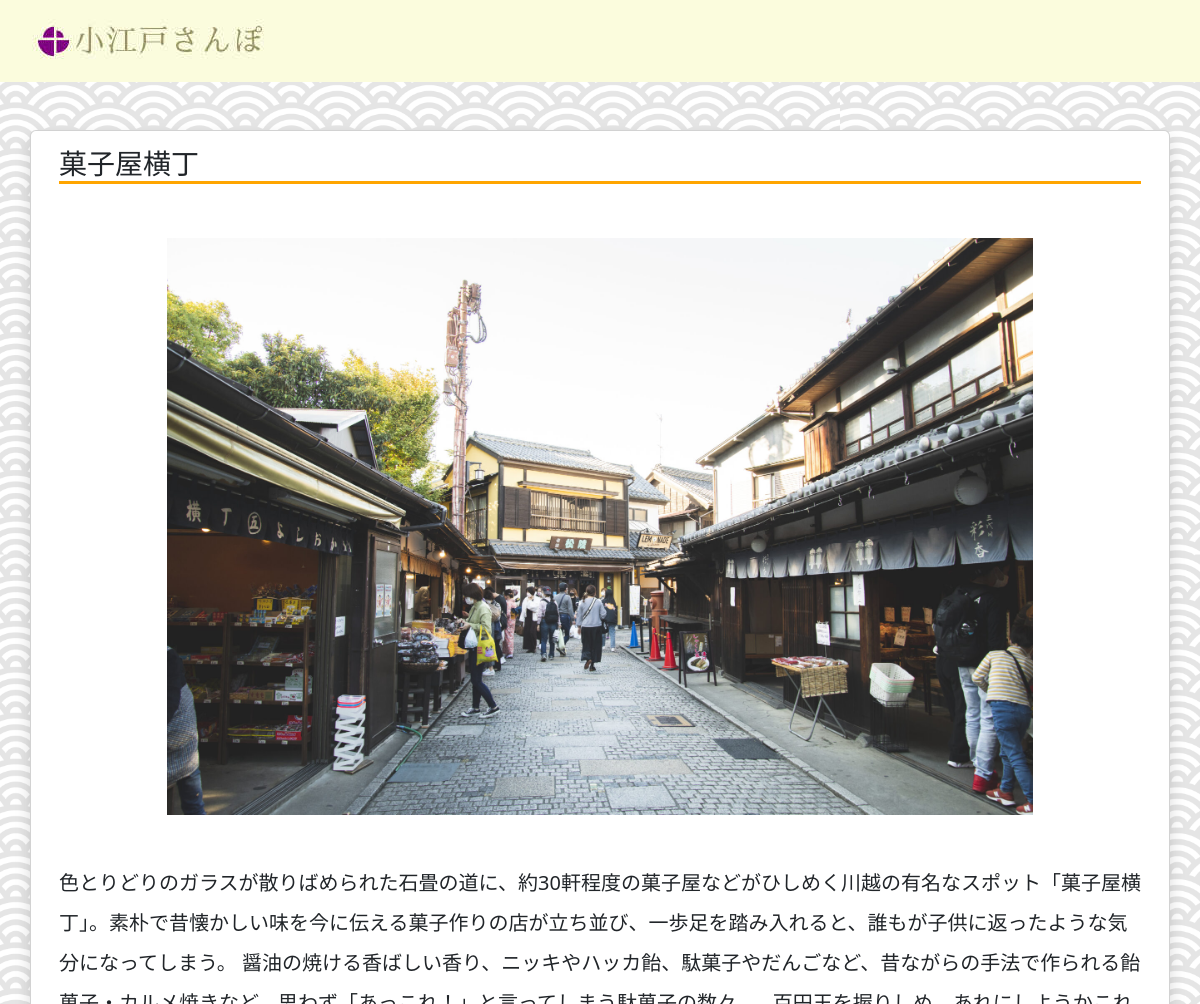
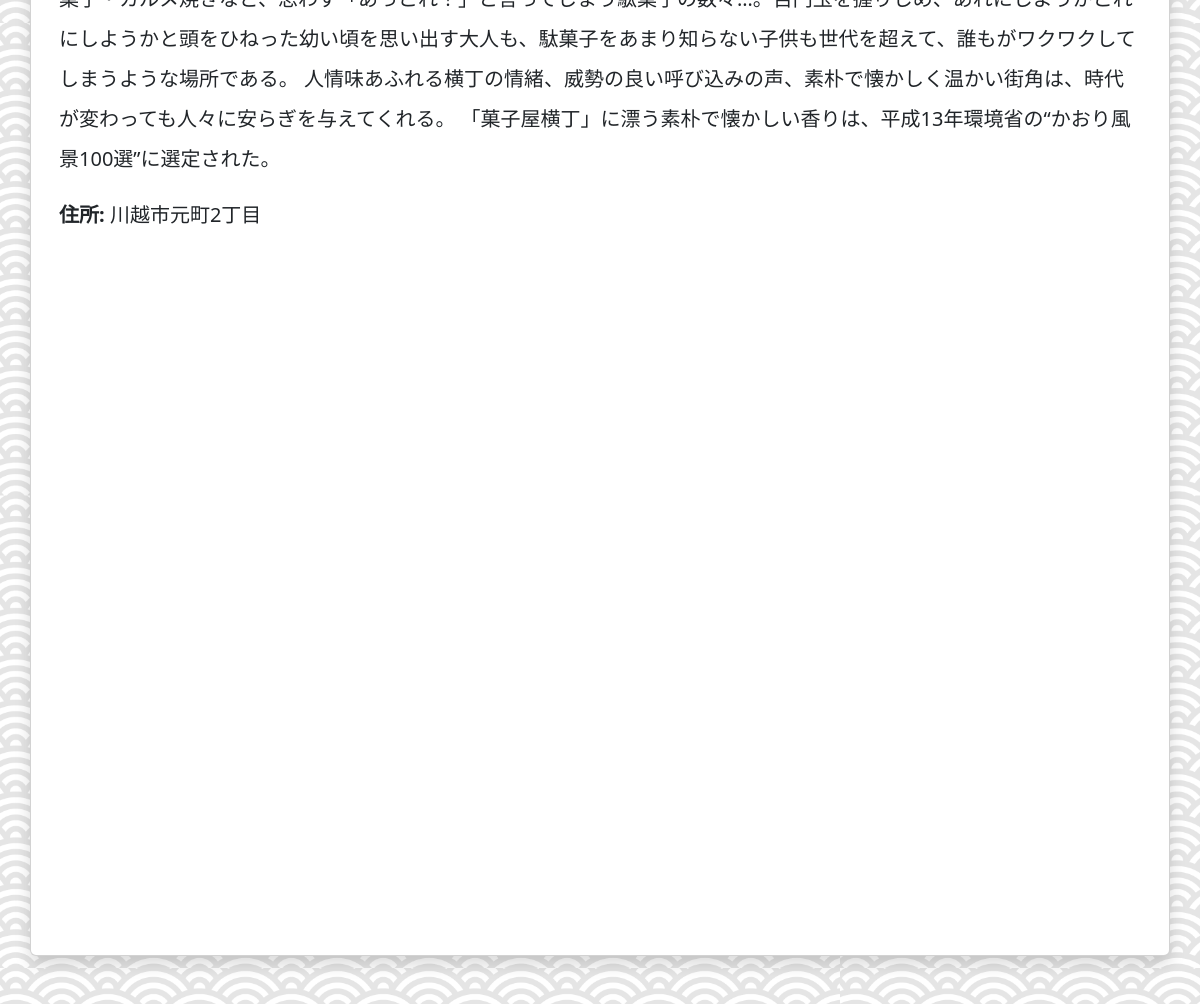
Page /detail/13 on the committed database (2 pictures, top to bottom).
### travel/models.py (models this page shows)
class Spot(models.Model):
    class Time(models.TextChoices):
        Morning = 'Morning'
        Noon = 'Noon'
        Night = 'Night'
        All_the_Day = 'All_the_Day'
    class Weather(models.TextChoices):
        Sunny = 'Sunny'
        Cloudy = 'Cloudy'
        Rainy = 'Rainy'
        All_Weather = 'All_Weather'
    class Season(models.TextChoices):
        Spring = 'Spring'
        Summer = 'Summer'
        Fall = 'Fall'
        Winter = 'Winter'
        All_Season = 'All_Season'
    time = models.CharField(
        max_length=20,
        choices=Time.choices,
        default=Time.All_the_Day,
    )
    weather = models.CharField(
        max_length=20,
        choices=Weather.choices,
        default=Weather.All_Weather,
    )
    season = models.CharField(
        max_length=20,
        choices=Season.choices,
        default=Season.All_Season,
    )
    title = models.CharField(max_length=30)
    image = models.ImageField(upload_to='images', null=True, blank=True)
    description = models.TextField(null=True, blank=True)
    business_hours = models.TextField(null=True, blank=True)
    fees = models.TextField(null=True, blank=True)
    access = models.TextField(null=True, blank=True)
    address = models.TextField(null=True, blank=True)

### travel/views.py (the view)
# urls.py: path('detail/<int:spot_id>', views.detail, name='detail')
def detail(request, spot_id):
    spot= Spot.objects.get(pk=spot_id)
    data = {
        'spot':spot
    }
    return render(request, 'travel/detail.html', data)

### travel/templates/travel/detail.html (shortened to what this page needs)
{% load static %}
<!DOCTYPE html>
<html lang="ja">
  <head>
    <link
      href="https://cdn.jsdelivr.net/npm/bootstrap@5.3.0/dist/css/bootstrap.min.css"
      rel="stylesheet"
    />
    <link rel="stylesheet" href="{% static 'travel/css/index.css' %}" />
  </head>
  <body>
    <div class="header back_color py-3">
      <div class="Logo_container">
        <img
          src="{% static 'travel/img/Logo2.jpg' %}"
          alt="logo"
          class="Logo"
        />
      </div>
    </div>
    <div class="back_design py-5">
      <div class="container card shadow">
        <div class="card-body">
          <h3 class="title">{{ spot.title }}</h3>
          <img
            src="/media/{{ spot.image }}"
            alt="{{ spot.title }}"
            class="image"
          />
          <div class="detail_body mt-5">
            <p class="description">{{ spot.description }}</p>
             {% if spot.address %}
            <p class="address"><strong>住所:</strong> {{ spot.address }}</p>
            {% endif %}
          </div>
          <div id="map_show" class="p-5 mb-5"></div>
        </div>
      </div>
    </div>
  </body>
</html>

### travel/static/travel/css/index.css (style rules this page uses)
.back_color { background-color: #fbfcdd; }
.back_design { background-image: url(../img/22340059.jpg); background-repeat: repeat; background-size: 70%; }
.Logo_container { width: 300px; }
.Logo { width: 100%; height: 50px; object-fit: none; }
.title { border-bottom: 3px solid orange; margin: 0 0 5% 0; }
.image { width: 80%; display: block; margin: auto; }
.detail_body { line-height: 2; font-size: 20px; }
#map_show { height: 80vh; width: 100%; margin: 0; position: relative; }

### rows in the picture
Spot: title "菓子屋横丁", image (picture), description "色とりどりのガラスが散りばめられた石畳の道に、約30軒程度の菓子屋などがひしめく川越の有名なスポット「菓子屋横丁」。素朴で昔懐かしい味を今に伝える菓子作りの店が立ち並び、一歩足を踏み入れると、誰もが子供に返ったような気分になってしまう。 醤油の焼ける香ばしい香り、ニッキやハッカ飴、駄菓子やだんごなど、昔ながらの手法で作られる飴菓子・カルメ焼きなど、思わず「あっこれ！」と言ってしまう駄菓子の数々…。百円玉を握りしめ、あれにしようかこれにしようかと頭をひねった幼い頃を思い出す大人も、駄菓子をあまり知らない子供も世代を超えて、誰もがワクワクしてしまうような場所である。 人情味あふれる横丁の情緒、威勢の良い呼び込みの声、素朴で懐かしく温かい街角は、時代が変わっても人々に安らぎを与えてくれる。 「菓子屋横丁」に漂う素朴で懐かしい香りは、平成13年環境省の“かおり風景100選”に選定された。", address "川越市元町2丁目"
